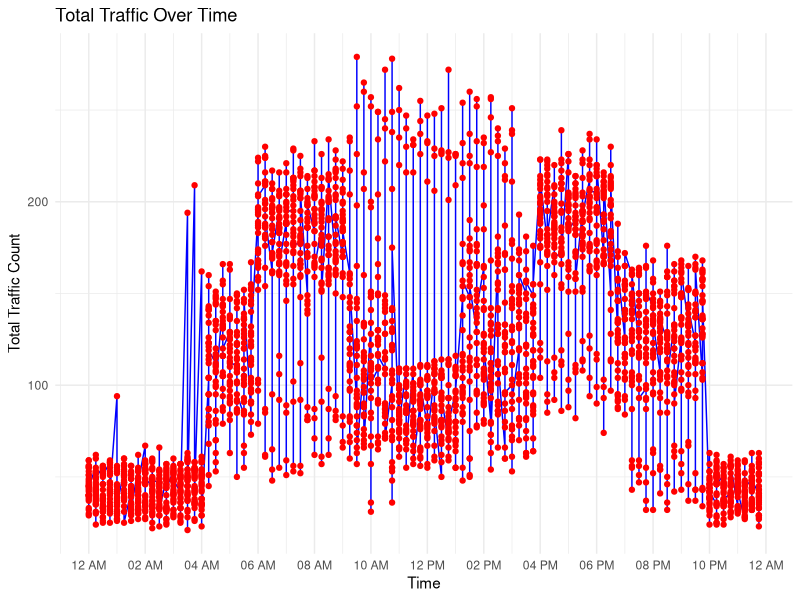

Write the R code that produced this figure.
# Install and load necessary packages
install.packages("jsonlite")
install.packages("ggplot2")
install.packages("randomForest")
install.packages("reshape2")
install.packages("caret")

library(jsonlite)
library(ggplot2)
library(tidyverse)
library(randomForest)
library(reshape2)
library(caret)

# Read data
data <- read.csv("Traffic.csv")

# Data preparation
data$Day.of.the.week <- as.factor(data$Day.of.the.week)
data$Traffic.Situation <- as.factor(data$Traffic.Situation)
data$Hour <- as.numeric(format(as.POSIXct(data$Time, format = "%I:%M:%S %p"), "%H"))

# Split data
set.seed(123)
train_indices <- sample(seq_len(nrow(data)), size = 0.8 * nrow(data))
train_data <- data[train_indices, ]
test_data <- data[-train_indices, ]

# Train model
model <- randomForest(Traffic.Situation ~ CarCount + BikeCount + BusCount + TruckCount + Total + Hour + Day.of.the.week,
                      data = train_data, 
                      ntree = 100)

# Make predictions
predictions <- predict(model, test_data)

# Confusion matrix and accuracy
confusion_matrix <- table(test_data$Traffic.Situation, predictions)
conf_matrix_df <- as.data.frame(as.table(confusion_matrix))
accuracy <- sum(diag(confusion_matrix)) / sum(confusion_matrix)
conf_matrix_json <- toJSON(conf_matrix_df)
accuracy_json <- toJSON(list(accuracy = accuracy))

print(conf_matrix_json)
print(accuracy_json)

# Confusion matrix using caret
conf_matrix <- confusionMatrix(predictions, test_data$Traffic.Situation)
conf_matrix_json <- toJSON(list(confusion_matrix = as.data.frame(conf_matrix$table), accuracy = conf_matrix$overall['Accuracy']))
print(conf_matrix_json)

# Filter data
data$Time <- as.POSIXct(data$Time, format = "%I:%M:%S %p")
filtered_data <- data[data$Time >= as.POSIXct("07:00:00", format = "%H:%M:%S") & 
                        data$Time <= as.POSIXct("09:00:00", format = "%H:%M:%S"), ]

# Convert filtered data to JSON
filtered_data_json <- toJSON(filtered_data)
print(filtered_data_json)

# Convert melted data to JSON
melted_data <- melt(filtered_data, id.vars = "Time", measure.vars = c("CarCount", "BikeCount", "BusCount", "TruckCount"))
melted_data_json <- toJSON(melted_data)
print(melted_data_json)




# Assuming 'data' is already loaded and processed as in the previous code
# Convert the 'Time' column to POSIXct if not already done
data$Time <- as.POSIXct(data$Time, format = "%I:%M:%S %p")

# Create a simple line graph of Total Traffic over Time
ggplot(data, aes(x = Time, y = Total)) +
  geom_line(color = "blue") +
  geom_point(color = "red") +
  labs(title = "Total Traffic Over Time", x = "Time", y = "Total Traffic Count") +
  scale_x_datetime(date_breaks = "2 hours", date_labels = "%I %p") +
  theme_minimal()
